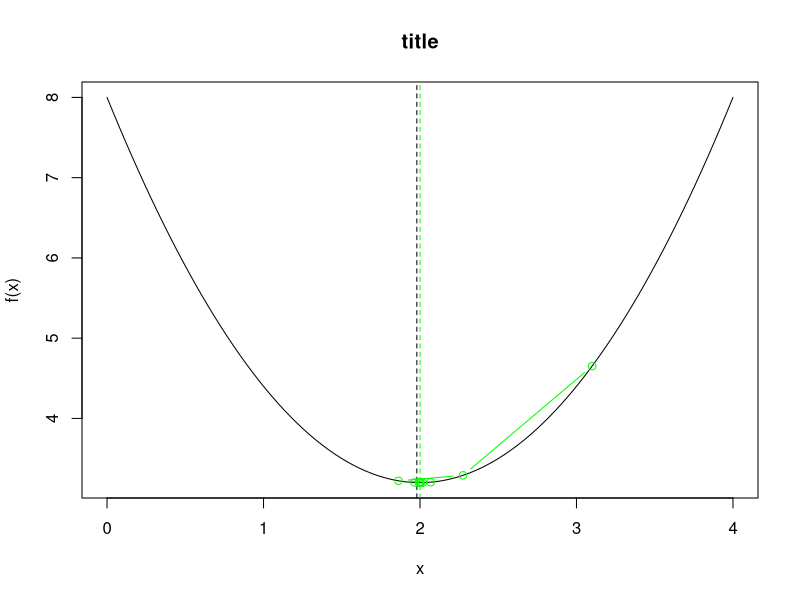

The R source for this figure:
library(dplyr)
library(magrittr)
library(ggplot2)



# gradient descent implementation

# F = Objective function
# G = Gradient function
GD <- function(f, g, x= 0.1, alphaMax= 0.5,maxIter = 1000) {
  eps_f <- 1e-8
  eps_p <- 1e-6
  xtrace <- x
  ftrace <- f(x)
  for (i in 1:maxIter) {
    g_x<-g(x)
    f_x<- f(x)
    alpha <- alphaMax
    cat('Iter',i, ' , x:', x,' alpha=', alpha,' objFunc:',f_x, '\n')
    
    
    while(TRUE){
      xn <- (x - alpha * g_x)
      
      if(xn>0 && (abs(alpha * g_x) < 1)){
          f_xn <- f(xn)
          if(f_xn < f_x) break;
      }
          
      cat(' # reducing alpha:',alpha/2, '\n')
      alpha <- alpha/2
    }
    
    if(abs(xn - x) < eps_p ) {
      cat('Break by eps_p')
      cat('# x:', x, 'xn:',xn, '\n')
      cat('# f:', f_x, 'f(xn):',f_xn, '\n')
      cat('# g(x):', g_x, 'g(xn):',g(xn),'\n')
      break;
    }
    if(abs(f_x - f_xn) < eps_f ){
      cat('Break by eps_f')
      cat('# x:', x, 'xn:',xn, '\n')
      cat('# f:', f_x, 'f(xn):',f_xn, '\n')
      cat('# g(x):', g_x, 'g(xn):',g(xn),'\n')
      break;
    }
    
    x <- xn
    xtrace <- c(xtrace,x)
    ftrace <- c(ftrace,f(x))
    
  }
  list(
    "xtrace" = xtrace,
    "ftrace" = ftrace,
    "x" = x,
    "fx" = f(x)
  )
}

create_plot <- function(f, xs, title= '', add=FALSE, ylim=NULL, color="black") {
  f_xs <- sapply(xs,f)
  #Remove NA
  xs <- xs[!is.na(f_xs)]
  f_xs <- f_xs[!is.na(f_xs)]
  if(!is.null(ylim)){
    ylim[1] <- min(ylim[1], f_xs)
    ylim[2] <- max(ylim[2], f_xs)
  }
  if(add){
    lines(x = xs, y = f_xs, type = "l", ylab = 'f(x)', xlab = "x", col=color)
  }
  else{
    plot(x = xs, y = f_xs, type = "l", ylim=ylim,ylab = 'f(x)', xlab = "x", main = title, col=color)
  }
  abline(v=xs[which.min(f_xs)[1]], lty=2, col=color)
}

plot_optimization <- function(gd.res, title, color="green") {
  points(gd.res$xtrace, gd.res$ftrace, type = "b", col = color)
  abline(v=gd.res$x, lty=2,col=color)
}


#Simple example
xs <- seq(0,4,len = 100) # create some values
f <-  function(x) 1.2 * (x-2)^2 + 3.2
grad <- function(x) 1.2 * 2 * (x-2)

GD(
  f =  f,
  g = grad,
  x = 0.1, # initialisation of x
  alpha = 5, # learning rate
  maxIter = 100 # iterations
)

gdRes <- GD(f =  f,g = grad, x = 3.1, alpha = 5, maxIter = 100)
create_plot(f, xs, 'title')
plot_optimization(gdRes)


# Problem example
if(FALSE){
  gdRes <- GD(f =  gFunc,g = gGrad, x = 3.1, alpha = 10, maxIter = 100)
  create_plot(gFunc, xs, 'title')
  plot_optimization(gdRes)
  
  
  gdRes <- GD(f =  gFunc,g = gGrad, x = 0.5, alphaMax=0.1,maxIter = 100)
  
  xs <- seq(0.3,0.7,len = 100)
  xs <- xs[xs>0]
  create_plot(gFunc, xs, 'title alpha=0.1', ylim=c(11,13.5))
  create_plot(gFuncVal, xs, add=TRUE, color = "blue")
  plot_optimization(gdRes, color='green')
}

